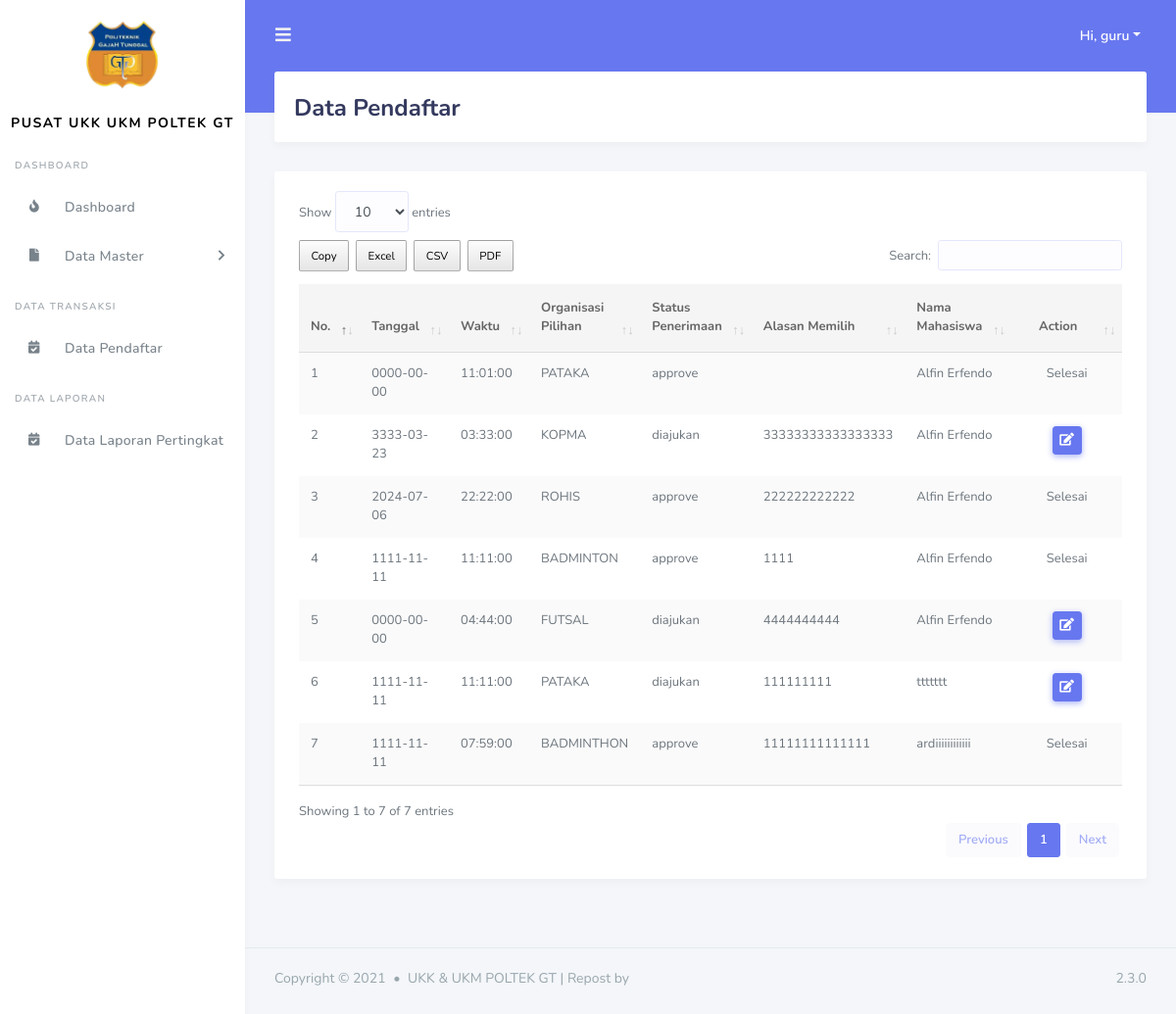
The app's page /admin/data_konsultasi.php (signed in) with its own data.
### tables this page shows
CREATE TABLE `tbl_konsultasi` (
  `id_konsultasi` int(11) NOT NULL,
  `tanggal_konsultasi` date NOT NULL,
  `jam_konsultasi` time NOT NULL,
  `konsultasi` varchar(255) NOT NULL,
  `status_konsultasi` enum('diajukan','approve','ditunda') NOT NULL,
  `alasan_memilih` text NOT NULL,
  `id_users` int(11) NOT NULL,
  `id_wali_murid` int(11) NOT NULL
);

CREATE TABLE `tbl_murid` (
  `id_murid` int(11) NOT NULL,
  `nik` varchar(100) NOT NULL,
  `nama` varchar(200) NOT NULL,
  `jenis_kelamin` varchar(100) NOT NULL,
  `tempat_lahir` varchar(100) NOT NULL,
  `tanggal_lahir` date NOT NULL,
  `gambar` varchar(200) NOT NULL,
  `alamat` varchar(200) NOT NULL,
  `agama` varchar(200) NOT NULL DEFAULT 'admin',
  `status_murid` enum('menunggu hasil','diterima','tidak') NOT NULL DEFAULT 'diterima'
);

### admin/data_konsultasi.php (the view, shortened to what this page needs)
<?php
include('../template/header.php');
include('../template/sidebar.php');
?>
<div class="main-content">
  <section class="section">
    <div class="section-header">
      <h1>Data Pendaftar</h1>
    </div>
    <div class="section-body">
      <div class="card table-responsive">
        <div class="card-body ">
            <table id="table" class="table table-striped table-hover" cellspacing="0" width="100%">
                <thead >
                    <tr >
                        <th width = "5%">No.</th>
                        <th>Tanggal</th>
                        <th>Waktu</th>
                        <th>Organisasi Pilihan</th>
                        <th>Status Penerimaan</th>
                        <th>Alasan Memilih</th>
                        <th>Nama Mahasiswa</th>
                        <th class="text-center" width = "20%">Action</th>
                    </tr>
                </thead>
                <tbody>
                    <?php
                            $query = "SELECT * FROM tbl_konsultasi tk INNER JOIN tbl_users tu ON tk.id_users = tu.id_users INNER JOIN tbl_wali_murid twm on twm.id_wali_murid = tk.id_wali_murid INNER JOIN tbl_murid tm on tm.id_murid = twm.id_murid";
                            $result_tasks = mysqli_query($conn, $query);
                            $no = 1;
                            while($row = mysqli_fetch_assoc($result_tasks)) { ?>
                        <tr>
                            <td><?= $no++ ?></td>
                            <td><?= $row['tanggal_konsultasi']?></td>
                            <td><?= $row['jam_konsultasi']?></td>
                            <td><?= $row['konsultasi']?></td>
                            <td><?= $row['status_konsultasi']?></td>
                            <td><?= $row['alasan_memilih']?></td>
                            <td><?= $row['nama']?></td>
                            <?php if ( $row['status_konsultasi'] != 'approve') { ?>
                                <td class ="text-center">
                                    <button type="button" class="btn btn-primary btn-sm" data-toggle="modal" data-target="#updatedata<?= $row['id_konsultasi'] ?>">
                                    <i class="fas fa-edit"></i>
                                    </button>
                                </td>
                            <?php }else{ ?>
                                <td class ="text-center">Selesai</td>
                            <?php } ?>
                        </tr>
                    <?php } ?>
                </tbody>
            </table>
        </div>
      </div>
    </div>
  </section>
</div>
<?php include('../template/footer.php'); ?>

### records on screen
tbl_konsultasi: tanggal_konsultasi "0000-00-00", jam_konsultasi "11:01:00", konsultasi "PATAKA", status_konsultasi "approve", tbl_murid.nama "Alfin Erfendo", shows "Selesai"
tbl_konsultasi: tanggal_konsultasi "3333-03-23", jam_konsultasi "03:33:00", konsultasi "KOPMA", status_konsultasi "diajukan", alasan_memilih "33333333333333333", tbl_murid.nama "Alfin Erfendo"
tbl_konsultasi: tanggal_konsultasi "2024-07-06", jam_konsultasi "22:22:00", konsultasi "ROHIS", status_konsultasi "approve", alasan_memilih "222222222222", tbl_murid.nama "Alfin Erfendo", shows "Selesai"
tbl_konsultasi: tanggal_konsultasi "1111-11-11", jam_konsultasi "11:11:00", konsultasi "BADMINTON", status_konsultasi "approve", alasan_memilih "1111", tbl_murid.nama "Alfin Erfendo", shows "Selesai"
tbl_konsultasi: tanggal_konsultasi "0000-00-00", jam_konsultasi "04:44:00", konsultasi "FUTSAL", status_konsultasi "diajukan", alasan_memilih "4444444444", tbl_murid.nama "Alfin Erfendo"
tbl_konsultasi: tanggal_konsultasi "1111-11-11", jam_konsultasi "11:11:00", konsultasi "PATAKA", status_konsultasi "diajukan", alasan_memilih "111111111", tbl_murid.nama "ttttttt"
tbl_konsultasi: tanggal_konsultasi "1111-11-11", jam_konsultasi "07:59:00", konsultasi "BADMINTHON", status_konsultasi "approve", alasan_memilih "11111111111111", tbl_murid.nama "ardiiiiiiiiiiii", shows "Selesai"

### other values on screen
$_SESSION['nama_users'] "guru"
